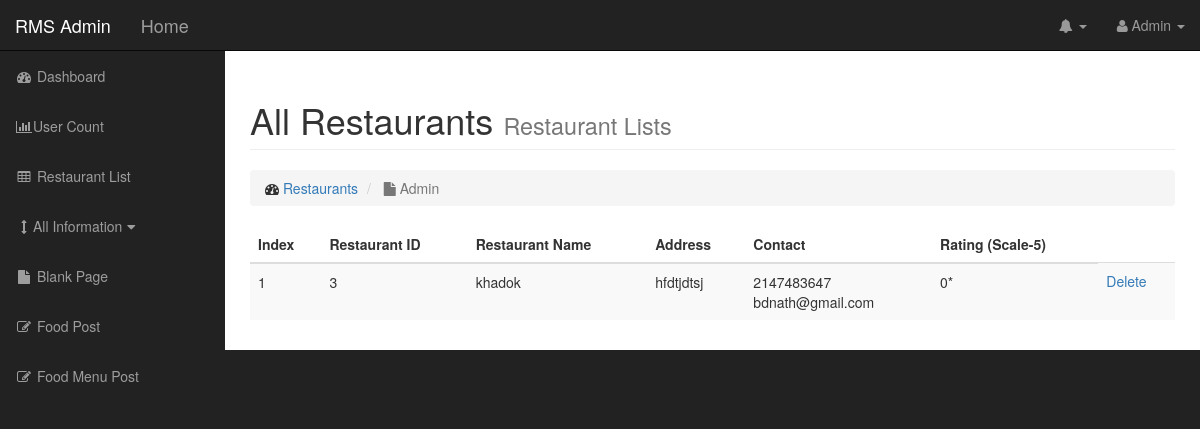
The app's page /admin/restaurant_data.php, older data.
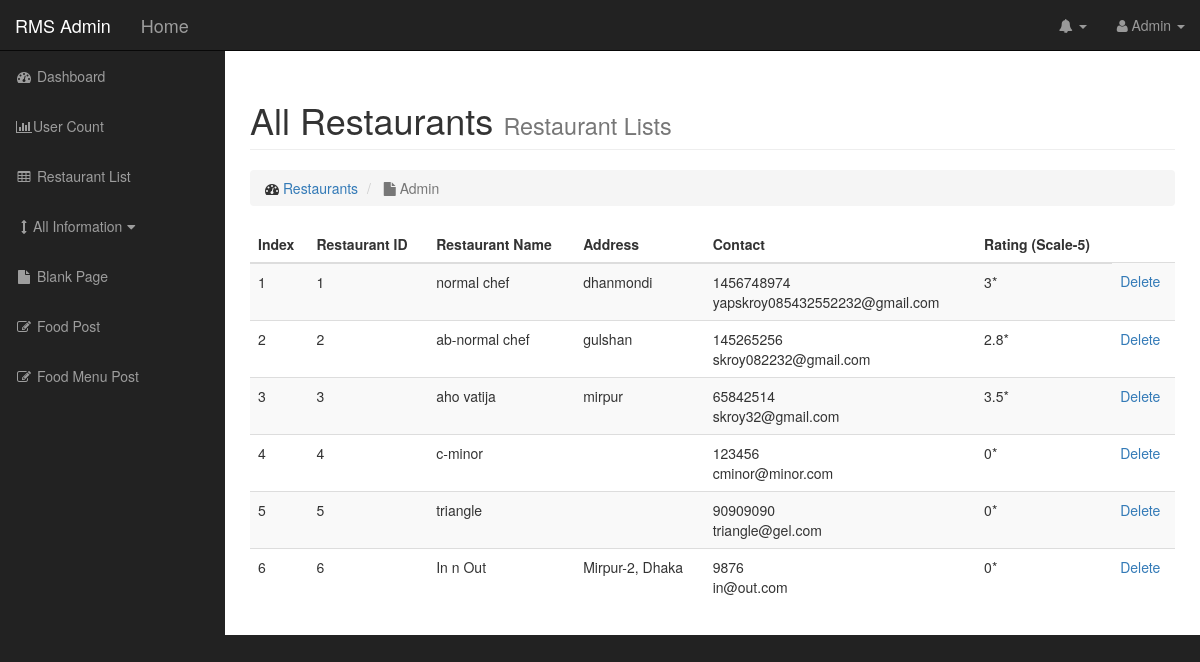
The same page, newer data.
### tables this page shows
CREATE TABLE `r_signup` (
  `id` int(255) NOT NULL,
  `r_name` varchar(255) NOT NULL,
  `r_address` varchar(255) NOT NULL,
  `mobile_num` int(255) NOT NULL,
  `email` varchar(255) NOT NULL,
  `r_password` varchar(255) NOT NULL,
  `rating` float NOT NULL
);

### admin/restaurant_data.php (the view, shortened to what this page needs)
<?php include "admin_header.php" ?>
    <div id="wrapper">
<?php include "admin_navigation.php" ?>
<?php include "admin_sidebar.php" ?>
<div class="row">
<div class="col-lg-12">
    <h1 class="page-header">
        All Restaurants
        <small>Restaurant Lists</small>
    </h1>
    <ol class="breadcrumb">
        <li>
            <i class="fa fa-dashboard"></i>  <a href="dashboard.php">Restaurants</a>
        </li>
        <li class="active">
            <i class="fa fa-file"></i> Admin
        </li>
    </ol>
<?php include_once "../server_connect.php"; ?>
                  <div>
                    <table class="table table-hover table-striped">
                    	<thead>
                        <th>Index</th>
                        <th>Restaurant ID</th>
                        <th>Restaurant Name</th>
                        <th>Address</th>
                        <th>Contact</th>
                        <th>Rating (Scale-5)</th>
                        </thead>
                        <tbody>
 							<?php
                        	        $query = "SELECT * FROM r_signup";
        							$select_posts=mysqli_query($db,$query);
        							$r_index=1;
                        	while ($row=mysqli_fetch_assoc($select_posts)) {
						        $r_id = $row['id'];
						        $r_name = $row['r_name'];
						        $r_address = $row['r_address'];
						        $moblie_num = $row['mobile_num'];
						        $email = $row['email'];
						        $rating= $row['rating'];
                                if($email!='0'){
						        echo "<tr>";
						        echo "<td>{$r_index}</td>";
						        echo "<td>{$r_id}</td>";
						        echo "<td>{$r_name}</td>";
						        echo "<td>{$r_address}</td>";
						        echo "<td>{$moblie_num}</br>{$email}</td>";
						        echo "<td>{$rating}*</td>";
                                echo"<td> <a href='restaurant_data.php?delete={$r_id}'> Delete </a> </td>";
						        echo "</tr>";
                                }
						        $r_index++;
						        }
  							?>
                        </tbody>
                    </table>
                </div>
<?php include "admin_footer.php" ?>

Row changes from the older to the newer data that the page shows:
added r_signup: id "1", r_name "normal chef", r_address "dhanmondi", mobile_num "1456748974", email "yapskroy085432552232@gmail.com", rating "3"
added r_signup: id "2", r_name "ab-normal chef", r_address "gulshan", mobile_num "145265256", email "skroy082232@gmail.com", rating "2.8"
changed r_signup id 3: r_name "khadok" → "aho vatija"; r_address "hfdtjdtsj" → "mirpur"; mobile_num "2147483647" → "65842514"; email "bdnath@gmail.com" → "skroy32@gmail.com"; rating "0" → "3.5"
added r_signup: id "4", r_name "c-minor", mobile_num "123456", email "cminor@minor.com", rating "0"
added r_signup: id "5", r_name "triangle", mobile_num "90909090", email "triangle@gel.com", rating "0"
added r_signup: id "6", r_name "In n Out", r_address "Mirpur-2, Dhaka", mobile_num "9876", email "in@out.com", rating "0"
